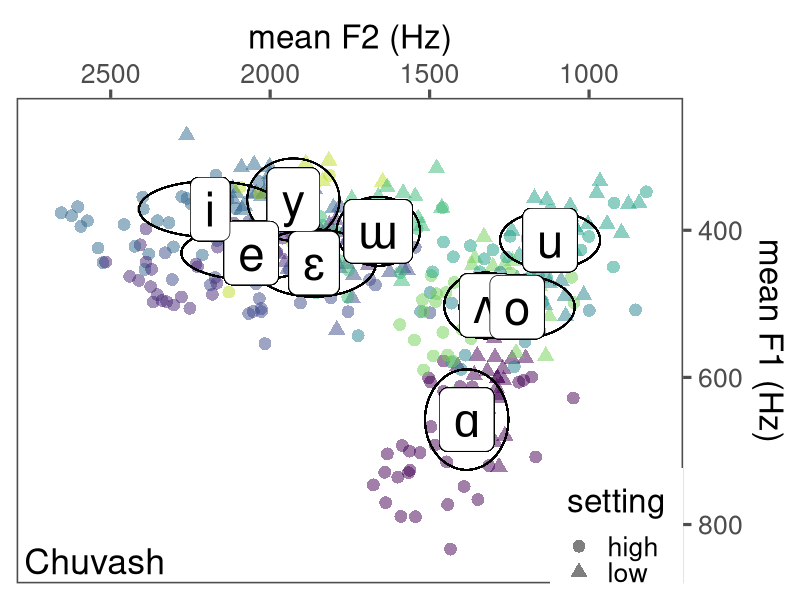
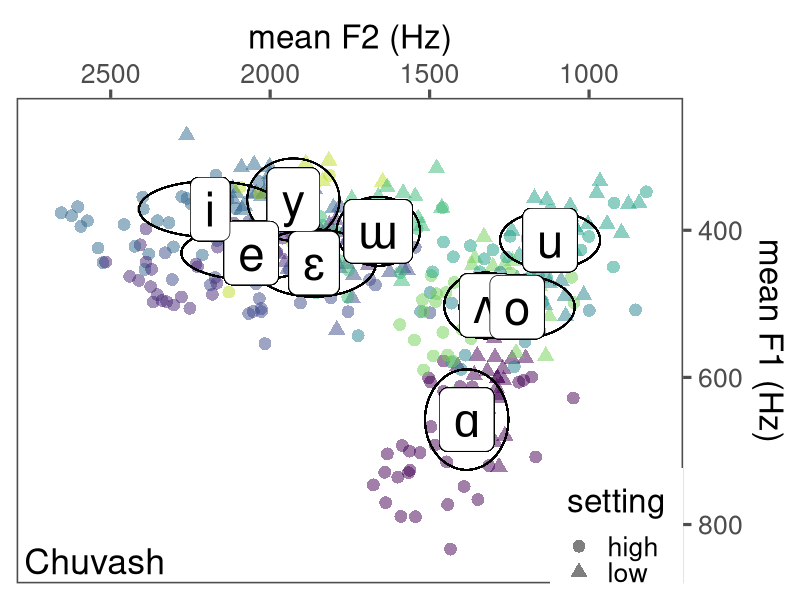

Write the R code that produced these figures, in order.
require(tidyverse)
require(ggthemes)
require(ggforce)

chuvash <- read_delim("./data/formants_narrow/chuvash_avg_formants.tsv", delim = "\t", escape_double = FALSE, trim_ws = TRUE)

chuvash_orig <- chuvash
chuvash <- subset(chuvash, V_count_spkr > 5)

vowel_stats <- chuvash %>% group_by(vowel) %>% summarise(grandmeanf1 = mean(mean_f1), sdf1 = sd(mean_f1), grandmeanf2 = mean(mean_f2), sdf2 = sd(mean_f2))

chuvash <- left_join(chuvash, vowel_stats, by = "vowel")

ggplot(chuvash) + geom_point(aes(x = mean_f2, y = mean_f1, color = vowel, shape = setting), alpha= 0.5, size = 4) +
  geom_ellipse(aes(x0 = grandmeanf2, y0 = grandmeanf1, a = sdf2, b = sdf1, angle = 0)) + 
  geom_label(aes(x = grandmeanf2, y = grandmeanf1, label = vowel), size = 12) + 
  scale_x_reverse(limits = c(2700, 800), position = "top") + scale_y_reverse(limits = c(850, 250), position = "right") +
  xlab("mean F2 (Hz)") + ylab("mean F1 (Hz)") +
  annotate("text", label = "Chuvash", x = 2550, y = 850, size = 9) +
  scale_color_viridis_d(end = 0.9) + 
  theme_few(24) + 
  guides(color = "none", label = "none") +
  theme(legend.position=c(0.9,0.1))
ggsave("~/Desktop/chuvash_vowels.png", plot = last_plot(), dpi = 300, units = "in", height = 10, width = 10)

